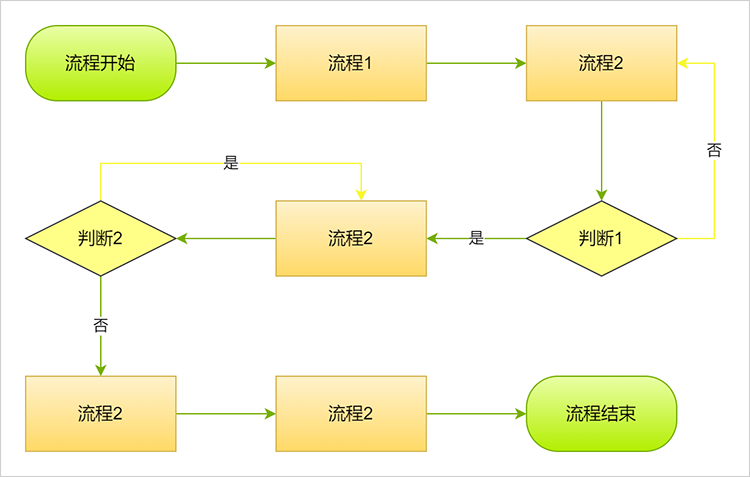
#> input picture vl/b.png, 750 x 477 px, found by its file name
$ python flowchart_recognition3.py
#> lines starting #> are read from the running program, lines starting #| are printed output that depends on the picture
import cv2
import numpy as np
import pytesseract
import logging
from datetime import datetime
import os
pytesseract.pytesseract.tesseract_cmd = r'D:\tools\Tesseract-OCR\tesseract.exe'
# 配置日志
logging.basicConfig(
    level=logging.INFO,
    format='%(asctime)s - %(levelname)s - %(message)s',
    handlers=[
        logging.FileHandler('flowchart_recognition.log'),
        logging.StreamHandler()
    ]
)

class LineSegment:
    def __init__(self, start_point, end_point, line_type="Solid"):
        self.start_point = np.array(start_point, dtype=np.int32)
        self.end_point = np.array(end_point, dtype=np.int32)
        self.line_type = line_type

    def length(self):
        return np.linalg.norm(self.end_point - self.start_point)

    def is_horizontal(self, threshold=5):
        return abs(self.end_point[1] - self.start_point[1]) <= threshold

    def is_vertical(self, threshold=5):
        return abs(self.end_point[0] - self.start_point[0]) <= threshold

    def __str__(self):
        return f"LineSegment(start={self.start_point}, end={self.end_point}, type={self.line_type})"

class FlowchartRecognizer:
    def __init__(self):
        # 设置tesseract路径
        pytesseract.pytesseract.tesseract_cmd = r'C:\Program Files\Tesseract-OCR\tesseract.exe'

        # 初始化变量
        self.shapes = []
        self.connections = []
        self.line_segments = []
        self.current_image = None
        self.processed_image = None

        # 配置参数
        self.min_line_length = 20
        self.max_line_gap = 10
        self.angle_threshold = 5
        self.min_area = 100
        self.min_perimeter = 20

                # 圆角矩形检测参数
        self.rect_extent_threshold = 0.85  # 矩形度阈值
        self.min_corner_points = 3        # 最小圆角数量
        self.corner_size_ratio = 0.25     # 角点区域大小比例

    def is_regular_polygon(self, contour, approx, n_sides):
        """检查是否为规则多边形"""
        try:
            if len(approx) != n_sides:
                return False

            # 计算边长
            sides = []
            for i in range(n_sides):
                side = np.linalg.norm(
                    approx[i][0] - approx[(i+1)%n_sides][0]
                )
                sides.append(side)

            # 计算边长的变异系数
            mean_side = np.mean(sides)
            std_side = np.std(sides)
            cv_side = std_side / mean_side if mean_side > 0 else float('inf')

            # 计算角度
            angles = []
            for i in range(n_sides):
                v1 = approx[i][0] - approx[(i-1)%n_sides][0]
                v2 = approx[(i+1)%n_sides][0] - approx[i][0]
                angle = np.abs(np.degrees(
                    np.arctan2(np.cross(v1, v2), np.dot(v1, v2))
                ))
                angles.append(angle)

            # 计算角度的变异系数
            mean_angle = np.mean(angles)
            std_angle = np.std(angles)
            cv_angle = std_angle / mean_angle if mean_angle > 0 else float('inf')

            # 判断条件：边长和角度的变异系数都较小
            return cv_side < 0.1 and cv_angle < 0.1

        except Exception as e:
            logging.error(f"Error in is_regular_polygon: {str(e)}")
            return False

    # [68 lines left out: functions detect_diamond, detect_parallelogram, not called in this run]

    def detect_rounded_rectangle(self, contour, approx):
        """检测圆角矩形
        特征：
        1. 整体形状接近矩形
        2. 四个角有圆弧特征
        3. 长边基本平行于坐标轴
        """
        try:
            # 获取基本属性
            x, y, w, h = cv2.boundingRect(contour)
            area = cv2.contourArea(contour)
            peri = cv2.arcLength(contour, True)

            # 获取最小外接矩形
            rect = cv2.minAreaRect(contour)
            box = cv2.boxPoints(rect)
            box = np.int0(box)
            rect_area = cv2.contourArea(box)

            # 计算矩形度（实际面积与最小外接矩形面积的比率）
            rect_extent = float(area) / rect_area if rect_area > 0 else 0

            # 计算圆度
            circularity = (4 * np.pi * area) / (peri * peri)

            # 圆角矩形的判断条件
            is_rounded_rect = (
                0.85 <= rect_extent <= 0.95 and    # 矩形度在特定范围内
                0.75 <= circularity <= 0.95 and    # 圆度在特定范围内
                len(approx) >= 8 and               # 足够多的顶点表示圆角
                len(approx) <= 16 and              # 但不会太多
                min(w, h) > self.min_area / 4      # 避免太细的形状
            )

            if is_rounded_rect:
                # 检查长边是否基本平行于坐标轴
                _, _, angle = rect
                angle = angle % 90
                is_aligned = angle < 10 or angle > 80

                # 检查宽高比是否合理
                aspect_ratio = float(w) / h if h != 0 else 0
                is_reasonable_ratio = 0.25 <= aspect_ratio <= 4.0

                return is_aligned and is_reasonable_ratio

            return False

        except Exception as e:
            logging.error(f"Error in detect_rounded_rectangle: {str(e)}")
            return False


    # [36 lines left out: function detect_ellipse, not called in this run]

    def detect_rectangle_metrics(self, contour, approx):
        """检测矩形的相关指标"""
        try:
            # 获取最小外接矩形
            rect = cv2.minAreaRect(contour)
            box = cv2.boxPoints(rect)
            box = np.int0(box)
            rect_area = cv2.contourArea(box)

            # 计算实际轮廓面积与最小外接矩形面积的比率
            contour_area = cv2.contourArea(contour)
            area_ratio = contour_area / rect_area if rect_area > 0 else 0

            # 获取轮廓的基本属性
            x, y, w, h = cv2.boundingRect(contour)
            aspect_ratio = float(w) / h if h != 0 else 0

            # 计算轮廓的复杂度
            perimeter = cv2.arcLength(contour, True)
            complexity = len(approx)

            return {
                'area_ratio': area_ratio,
                'aspect_ratio': aspect_ratio,
                'complexity': complexity,
                'perimeter': perimeter,
                'box': box
            }
        except Exception as e:
            logging.error(f"Error in detect_rectangle_metrics: {str(e)}")
            return None

    def detect_shape(self, contour):
        """检测单个轮廓的形状"""
        try:
            # 计算基本特征
            peri = cv2.arcLength(contour, True)
            area = cv2.contourArea(contour)

            # 忽略太小的区域
            if area < self.min_area or peri < self.min_perimeter:
                return None

            # 获取近似多边形
            approx = cv2.approxPolyDP(contour, 0.02 * peri, True)

            # 获取轮廓的基本属性
            x, y, w, h = cv2.boundingRect(contour)

            # 初始化形状信息
            shape_info = {
                'type': 'Unknown',
                'position': (x, y, w, h),
                'points': approx.reshape(-1, 2).tolist(),
                'area': area,
                'perimeter': peri
            }

            try:
                # 首先检查是否为圆角矩形
                if self.detect_rounded_rectangle(contour, approx):
                    shape_info['type'] = 'RoundedRectangle'
                    return shape_info

                # 获取矩形相关指标
                rect_metrics = self.detect_rectangle_metrics(contour, approx)
                if rect_metrics is None:
                    return shape_info

                num_vertices = len(approx)

                # 检查基本形状
                if num_vertices == 4:
                    # 检查是否为矩形或正方形
                    if rect_metrics['area_ratio'] > 0.95:
                        aspect_ratio = rect_metrics['aspect_ratio']
                        if 0.95 <= aspect_ratio <= 1.05:
                            shape_info['type'] = 'Square'
                        else:
                            shape_info['type'] = 'Rectangle'
                    # 检查是否为菱形
                    elif self.detect_diamond(contour, approx):
                        shape_info['type'] = 'Diamond'
                    # 检查是否为平行四边形
                    elif self.detect_parallelogram(contour, approx):
                        shape_info['type'] = 'Parallelogram'

                elif num_vertices == 3:
                    shape_info['type'] = 'Triangle'

                elif num_vertices == 5:
                    if self.is_regular_polygon(contour, approx, 5):
                        shape_info['type'] = 'Pentagon'

                elif num_vertices == 6:
                    if self.is_regular_polygon(contour, approx, 6):
                        shape_info['type'] = 'Hexagon'

                elif num_vertices > 6:
                    # 检查是否为椭圆
                    if self.detect_ellipse(contour, approx):
                        shape_info['type'] = 'Ellipse'
                        shape_info['center'] = (x + w//2, y + h//2)
                        shape_info['axes'] = (w//2, h//2)
                    # 检查是否为圆形
                    else:
                        circularity = (4 * np.pi * area) / (peri * peri)
                        if 0.85 <= circularity <= 1.15:
                            shape_info['type'] = 'Circle'
                            shape_info['center'] = (x + w//2, y + h//2)
                            shape_info['radius'] = w//2

                if shape_info["type"] == 'Unknown':
                    return None

                return shape_info

            except Exception as e:
                logging.error(f"Error in shape detection: {str(e)}")
                return shape_info

        except Exception as e:
            logging.error(f"Error in detect_shape: {str(e)}")
            return None


    def detect_orthogonal_lines(self, processed_image):
        """检测正交线（垂直和水平线）"""
        try:
            lines = cv2.HoughLinesP(
                processed_image,
                rho=1,
                theta=np.pi/180,
                threshold=50,
                minLineLength=self.min_line_length,
                maxLineGap=self.max_line_gap
            )

            if lines is None:
                return [], []

            horizontal_lines = []
            vertical_lines = []

            for line in lines:
                x1, y1, x2, y2 = line[0]
                segment = LineSegment((x1, y1), (x2, y2))

                if segment.is_horizontal():
                    horizontal_lines.append(segment)
                elif segment.is_vertical():
                    vertical_lines.append(segment)

            return horizontal_lines, vertical_lines

        except Exception as e:
            logging.error(f"Error in detect_orthogonal_lines: {str(e)}")
            return [], []

    def detect_polylines(self, processed_image):
        """检测折线"""
        try:
            # 查找轮廓
            contours, _ = cv2.findContours(
                processed_image,
                cv2.RETR_LIST,
                cv2.CHAIN_APPROX_SIMPLE
            )

            polylines = []
            for contour in contours:
                # 使用Douglas-Peucker算法简化轮廓
                epsilon = 0.02 * cv2.arcLength(contour, True)
                approx = cv2.approxPolyDP(contour, epsilon, False)

                # 如果简化后的轮廓点数大于2，可能是折线
                if len(approx) > 2:
                    points = approx.reshape(-1, 2)

                    # 计算总长度和转折点
                    total_length = 0
                    is_polyline = True

                    for i in range(len(points) - 1):
                        segment_length = np.linalg.norm(points[i+1] - points[i])
                        total_length += segment_length

                        if i < len(points) - 2:
                            v1 = points[i+1] - points[i]
                            v2 = points[i+2] - points[i+1]

                            # 计算夹角
                            if np.any(v1) and np.any(v2):  # 确保向量不为零
                                cos_angle = np.dot(v1, v2) / (np.linalg.norm(v1) * np.linalg.norm(v2))
                                cos_angle = np.clip(cos_angle, -1.0, 1.0)  # 避免数值误差
                                angle = np.degrees(np.arccos(cos_angle))

                                # 判断是否接近90度
                                if not (85 <= angle <= 95):
                                    is_polyline = False
                                    break

                    if is_polyline and total_length >= self.min_line_length:
                        polylines.append(points)

            return polylines

        except Exception as e:
            logging.error(f"Error in detect_polylines: {str(e)}")
            return []

    def connect_line_segments(self, segments, max_gap=10):
        """连接可能属于同一条线的线段"""
        if not segments:
            return []

        connected_segments = []
        used_segments = set()

        for i, seg1 in enumerate(segments):
            if i in used_segments:
                continue

            current_line = [seg1]
            used_segments.add(i)

            while True:
                found_connection = False
                min_dist = float('inf')
                best_segment_idx = -1

                for j, seg2 in enumerate(segments):
                    if j in used_segments:
                        continue

                    # 计算两个线段端点之间的最小距离
                    dist = min(
                        np.linalg.norm(seg1.end_point - seg2.start_point),
                        np.linalg.norm(seg1.start_point - seg2.end_point)
                    )

                    if dist < min_dist and dist <= max_gap:
                        min_dist = dist
                        best_segment_idx = j

                if best_segment_idx != -1:
                    current_line.append(segments[best_segment_idx])
                    used_segments.add(best_segment_idx)
                    found_connection = True

                if not found_connection:
                    break

            connected_segments.append(current_line)

        return connected_segments

    def extract_text(self, roi):
        """提取图像区域中的文本"""
        try:
            # 配置Tesseract
            custom_config = r'--oem 3 --psm 6'
            # 识别文字
            text = pytesseract.image_to_string(roi, lang='eng+chi_sim', config=custom_config)
            return text.strip()
        except Exception as e:
            logging.error(f"Error in extract_text: {str(e)}")
            return ""

    def process_image(self, image_path):
        """处理图像并识别流程图元素"""
        try:
            # 读取图像
            self.current_image = cv2.imread(image_path)
#> self.current_image is the input picture: shape (477, 750, 3); mean B, G, R 220.4, 246.8, 248.2
            if self.current_image is None:
                raise ValueError("Could not read image")

            # 预处理图像
            self.processed_image = self.preprocess_image(self.current_image)
            if self.processed_image is None:
                raise ValueError("Image preprocessing failed")

            # 创建结果图像
            result_image = self.current_image.copy()

             # 检测直线和折线
            horizontal_lines, vertical_lines = self.detect_orthogonal_lines(self.processed_image)
            polylines = self.detect_polylines(self.processed_image)

            # 连接线段
            connected_horizontals = self.connect_line_segments(horizontal_lines)
            connected_verticals = self.connect_line_segments(vertical_lines)

            # 绘制水平线
            for line_group in connected_horizontals:
                for segment in line_group:
                    cv2.line(
                        result_image,
                        tuple(segment.start_point),
                        tuple(segment.end_point),
                        (0, 255, 0),
                        2
                    )

            # 绘制垂直线
            for line_group in connected_verticals:
                for segment in line_group:
                    cv2.line(
                        result_image,
                        tuple(segment.start_point),
                        tuple(segment.end_point),
                        (0, 255, 0),
                        2
                    )

            # 绘制折线
            for polyline in polylines:
                pts = polyline.astype(np.int32)
                cv2.polylines(
                    result_image,
                    [pts],
                    False,
                    (255, 0, 0),
                    2
                )

            # 查找所有轮廓
            contours, hierarchy = cv2.findContours(
                self.processed_image,
                cv2.RETR_TREE,  # 使用RETR_TREE以获取所有轮廓
                cv2.CHAIN_APPROX_SIMPLE
            )

            # 重置shapes列表
            self.shapes = []

            # 处理每个轮廓
            for i, contour in enumerate(contours):
                # 计算面积
                area = cv2.contourArea(contour)

                # 只处理足够大的轮廓
                if area >= self.min_area:
                    shape = self.detect_shape(contour)
                    if shape and 'type' in shape:  # 确保shape存在且包含type键
                        try:
                            # 提取形状内的文本
                            x, y, w, h = shape['position']
                            roi = self.current_image[y:y+h, x:x+w]
                            text = self.extract_text(roi)
                            shape['text'] = text

                            # 添加到形状列表
                            self.shapes.append(shape)

                            # 在结果图像上绘制形状
                            color = (0, 255, 0)  # 绿色边框
                            cv2.drawContours(result_image, [contour], -1, color, 2)

                            # 添加形状类型和文本标签
                            label = f"{shape['type']}"
                            if text:
                                label += f": {text}"

                            # 在形状上方显示标签
                            cv2.putText(result_image,
                                    label,
                                    (x, y-5),
                                    cv2.FONT_HERSHEY_SIMPLEX,
                                    0.5,
                                    (0, 0, 255),
                                    2)

                            # 在形状上显示序号
                            cv2.putText(result_image,
                                    str(len(self.shapes)),
                                    (x+5, y+20),
                                    cv2.FONT_HERSHEY_SIMPLEX,
                                    0.7,
                                    (255, 0, 0),
                                    2)
                        except Exception as e:
                            logging.error(f"Error processing shape {i}: {str(e)}")
                            continue

            # 保存结果图像
            timestamp = datetime.now().strftime("%Y%m%d_%H%M%S")
            output_path = f'output/flowchart_result_{timestamp}.png'
            cv2.imwrite(output_path, result_image)

            # 保存详细信息到文本文件
            text_output_path = f'output/flowchart_result_{timestamp}.txt'
            with open(text_output_path, 'w', encoding='utf-8') as f:
                f.write(f"Flowchart Analysis Results\n")
                f.write(f"Date: {datetime.now()}\n")
                f.write(f"Input Image: {image_path}\n")
                f.write("-" * 50 + "\n\n")

                f.write(f"Total Shapes Detected: {len(self.shapes)}\n\n")
                for i, shape in enumerate(self.shapes, 1):
                    f.write(f"Shape {i}:\n")
                    for key, value in shape.items():
                        f.write(f"  {key}: {value}\n")
                    f.write("\n")

            print(f"\nResults saved to:")
            print(f"- Image: {output_path}")
            print(f"- Text: {text_output_path}")

            return True

        except Exception as e:
            logging.error(f"Error in process_image: {str(e)}")
            return False

    def preprocess_image(self, image):
        """增强的图像预处理"""
        try:
            # 转换为灰度图
            gray = cv2.cvtColor(image, cv2.COLOR_BGR2GRAY)
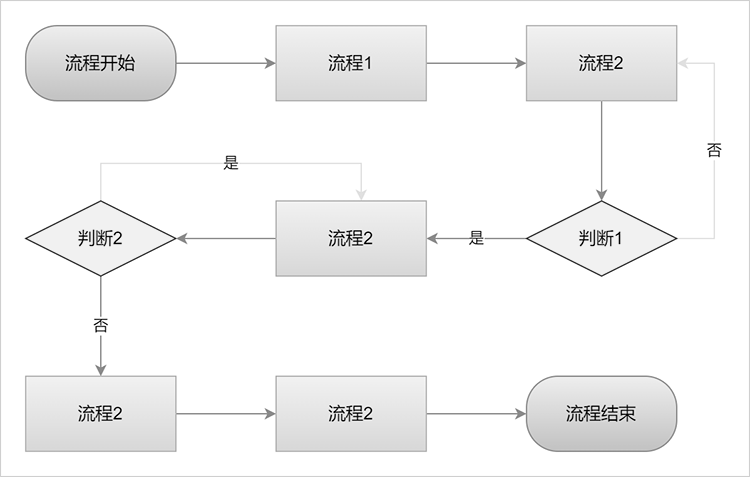
#> gray: shape (477, 750); min 0, max 255, mean 244.2

            # 高斯模糊以减少噪声
            blurred = cv2.GaussianBlur(gray, (7,7), 0)
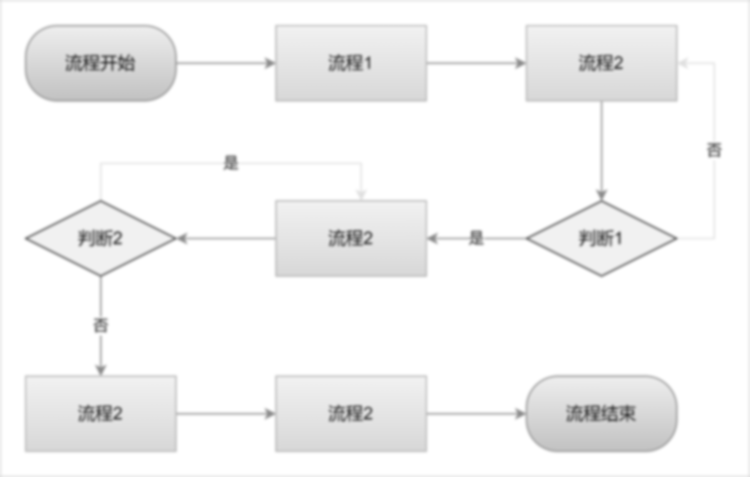
#> blurred: shape (477, 750); min 77, max 255, mean 244.3

            # 自适应阈值处理
            thresh = cv2.adaptiveThreshold(
                blurred,
                255,
                cv2.ADAPTIVE_THRESH_GAUSSIAN_C,
                cv2.THRESH_BINARY_INV,
                11,
                2
            )
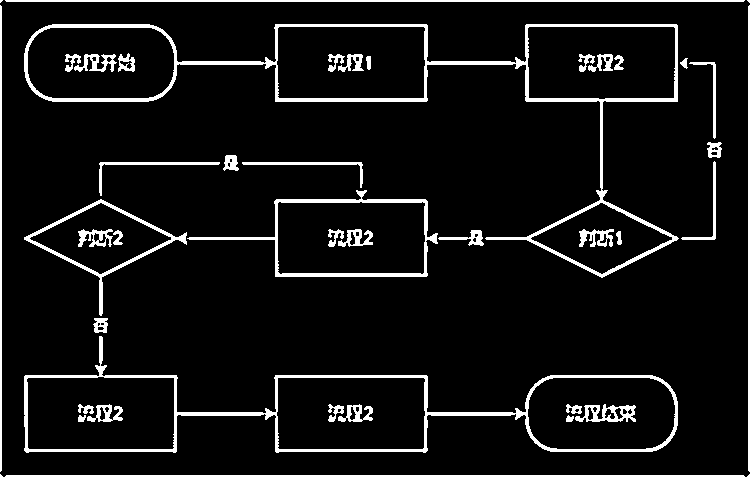
#> thresh: shape (477, 750); 7.6% white; 44 white regions (4 under 20 px)

            # 形态学操作
            kernel = np.ones((1,1), np.uint8)
            # 闭运算填充小孔
            morph = cv2.morphologyEx(thresh, cv2.MORPH_CLOSE, kernel)
            # 开运算去除小噪点
            morph = cv2.morphologyEx(morph, cv2.MORPH_OPEN, kernel)

            return morph

        except Exception as e:
            logging.error(f"Error in preprocess_image: {str(e)}")
            return None

    # [42 lines left out: functions detect_shapes, display_results, not called in this run]

def main():
    # 创建输出目录
    os.makedirs('output', exist_ok=True)

    # 设置日志
    logging.info(f"Starting flowchart recognition at {datetime.now()}")

    # 创建识别器实例
    recognizer = FlowchartRecognizer()

    # 处理图像
    image_path = 'D:\\workspaces\\python_projects\\ai_demo\\vl\\b.png'  # 替换为实际的图像路径
    if recognizer.process_image(image_path):
#> in detect_orthogonal_lines, `lines = cv2.HoughLinesP( processed_image, rho=1, theta=np.pi/180, thre..`: lines = 240 rows, first 6: [0, 476, 749, 476], [0, 1, 749, 1], [0, 0, 749, 0], [0, 475, 749, 475], [525, 100, 677, 100], [525, 99, 677, 99]
#> the loop in detect_orthogonal_lines, `for line in lines:` made 240 passes
#> (the rest of the program and of its run is left out)
